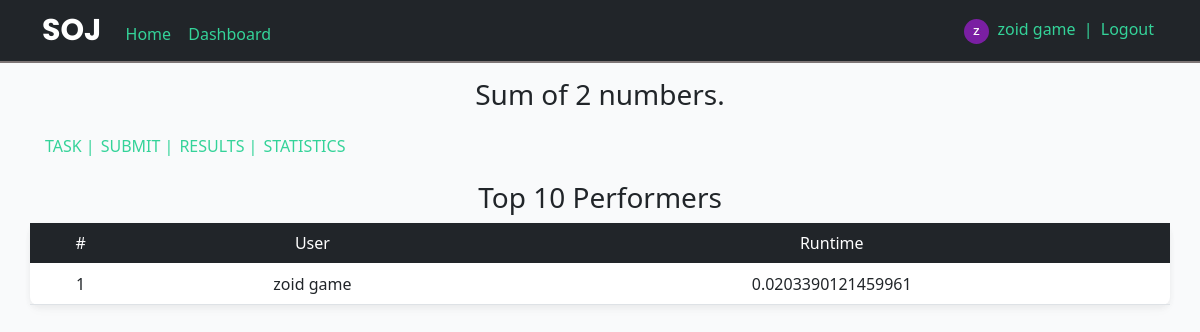
Screenshot of /prob_stats/1 (signed in) with the database file from the repository.
### SOJ/models.py (models this page shows, shortened)
class User(db.Model, UserMixin):
    id = db.Column(db.Integer, primary_key=True)
    username = db.Column(db.String(20), unique=True, nullable=False)
    email = db.Column(db.String(120), unique=True, nullable=False)
    image_file = db.Column(db.String(20), nullable=False, default='default.jpg')
    password = db.Column(db.String(60), nullable=False)

class Problem(db.Model):
    id = db.Column(db.Integer, primary_key=True)
    title = db.Column(db.String(100), nullable=False)
    statement = db.Column(db.String(1000), nullable=False)
    categories = db.Column(db.String(1000), nullable=True)
    input = db.Column(db.String(1000), nullable=False)
    output = db.Column(db.String(1000), nullable=False)
    constraint = db.Column(db.String(1000), nullable=False)
    solved = db.Column(db.Integer, nullable=False, default=0)
    tried = db.Column(db.Integer, nullable=False , default=0)

class Submission(db.Model):
    id = db.Column(db.Integer, primary_key=True)
    user_id = db.Column(db.Integer, nullable=False)
    prob_id = db.Column(db.Integer, nullable=False)
    code = db.Column(db.String(10000), nullable=False)
    language = db.Column(db.String(10), nullable=False)
    date = db.Column(db.DateTime, nullable=False, default=datetime.utcnow)
    runtime = db.Column(db.String(10), nullable=False, default="0")
    status = db.Column(db.String(1), nullable=False, default="U") # U->unsolved A->accepted W->wrong

### SOJ/main/routes.py (the view)
@main.route('/prob_stats/<int:id>')
def prob_stats(id):
    prob = Problem.query.filter_by(id=id).first()
    subs = Submission.query.filter_by(prob_id=id, status='A').all()
    total_subs = len(subs)
    subs.sort(key=lambda x: x.runtime)
    user_visited = {}
    for s in subs[::-1]:
        if (s.user_id not in user_visited):
            user_visited[s.user_id] = s.runtime
        if (len(user_visited) == 10):
            break
    top_10 = []
    ind = 0
    for (uid, rtime) in sorted(user_visited.items(), key=lambda x: x[1]):
        top_10.append((ind,User.query.filter_by(id=uid).first().username, rtime))
        ind += 1
    return render_template("prob_stats.html", prob=prob, top_10 = top_10)

### SOJ/models.py (called while the page is built)
@login_manager.user_loader
def load_user(user_id):
    return User.query.get(int(user_id))

### SOJ/templates/prob_stats.html (shortened to what this page needs)
{% extends 'layout.html' %}
{% block content %}
<div class="container" style="margin-top:10px; margin-bottom:10px;">
    <p class="text-center fs-3 text-bolder ">{{ prob.title }}</p>
    <div class="d-flex flex-row">
        <a class="custom-link" href="{{ url_for('main.task', id=prob.id) }}" style="padding:3px;">TASK |</a>
        <a class="custom-link" href="{{ url_for('main.submit', id=prob.id) }}" style="padding:3px;"> SUBMIT |</a>
        <a class="custom-link" href="{{ url_for('main.result', prob_id=prob.id) }}" style="padding:3px;"> RESULTS |</a>
        <a class="custom-link" href="" style="padding:3px;"> STATISTICS</a>
    </div>
</div>
<h3 style="text-align: center; margin-top: 20px;">
    Top 10 Performers
</h3>
<div class="container custom-card" style=" padding:0px;">
    <table class="table" style="">
        <thead class="table-dark">
            <tr>
                <td>#</td>
                <td>User</td>
                <td>Runtime</td>
            </tr>
        </thead>
        {% for i in top_10 %}
            <tr>
                <td>{{ i[0]+1 }}</td>
                <td>{{ i[1] }}</td>
                <td>{{ i[2] }}</td>
            </tr>
        {% endfor %}
    </table>
</div>
{% endblock %}

### SOJ/templates/layout.html (shortened to what this page needs)
<!DOCTYPE html>
<html>
<head>
    <link href="https://cdn.jsdelivr.net/npm/bootstrap@5.0.2/dist/css/bootstrap.min.css" rel="stylesheet">
    <link rel="stylesheet" href="{{ url_for('static', filename='css/layout.css') }}">
</head>
<body style="background-color: #f9fafb;">
    <nav class="navbar navbar-dark bg-dark ">
        <div class="container">
            <div>
                <a  class="navbar-brand" style="font-size:30px; font-weight: bold; font-family: 'Poppins', sans-serif;">SOJ</a>
                <a href="/" class="custom-link">Home</a>
                {% if current_user.is_authenticated %}
                    <a href="{{ url_for('main.dashboard') }}" class="custom-link" style="margin-left:5px;">Dashboard</a>
                {% endif %}
            </div>
            <div>
                {% if current_user.is_authenticated %}
                <img class="rounded-circle" src="{{ url_for('static', filename='profile_pics/' + current_user.image_file) }}" width="25" height="25" >
                    <a class="custom-link" href="{{ url_for('users.account') }}">{{ current_user.username }} </a><span style="color: #34d399  ;">| </span>
                    <a class="custom-link" href="{{ url_for('users.logout') }}">Logout</a>
                {% else %}
                    <a class="custom-link" href="{{ url_for('users.login') }}">Login</a>
                {% endif %}
        </div>
    </nav>
    {% block content %}{% endblock %}
</body>
</html>

### SOJ/static/css/layout.css (style rules this page uses)
.custom-card { background-color: white; padding: 10px ; border-radius: 8px; box-shadow: rgba(0, 0, 0, 0.04) 0px 2px 6px, rgba(0, 0, 0, 0.02) 0px 4px 8px, rgba(0, 0, 0, 0.02) 0px 6px 12px; }
a { transition: all 0.3s; }
.custom-link { text-decoration: None; padding: 4px; color: #34d399 ; }
nav { border-bottom: 2px solid rgb(125, 117, 117); }

### SOJ/templates/prob_stats.html (style rules this page uses)
th, td { text-align: center; }

### rows the page displays
User: image_file (picture), username "zoid game", username "zoid game"
Problem: title "Sum of 2 numbers."
Submission: runtime "0.0203390121459961"

### other values shown
{{ i[0]+1 }} "1"
